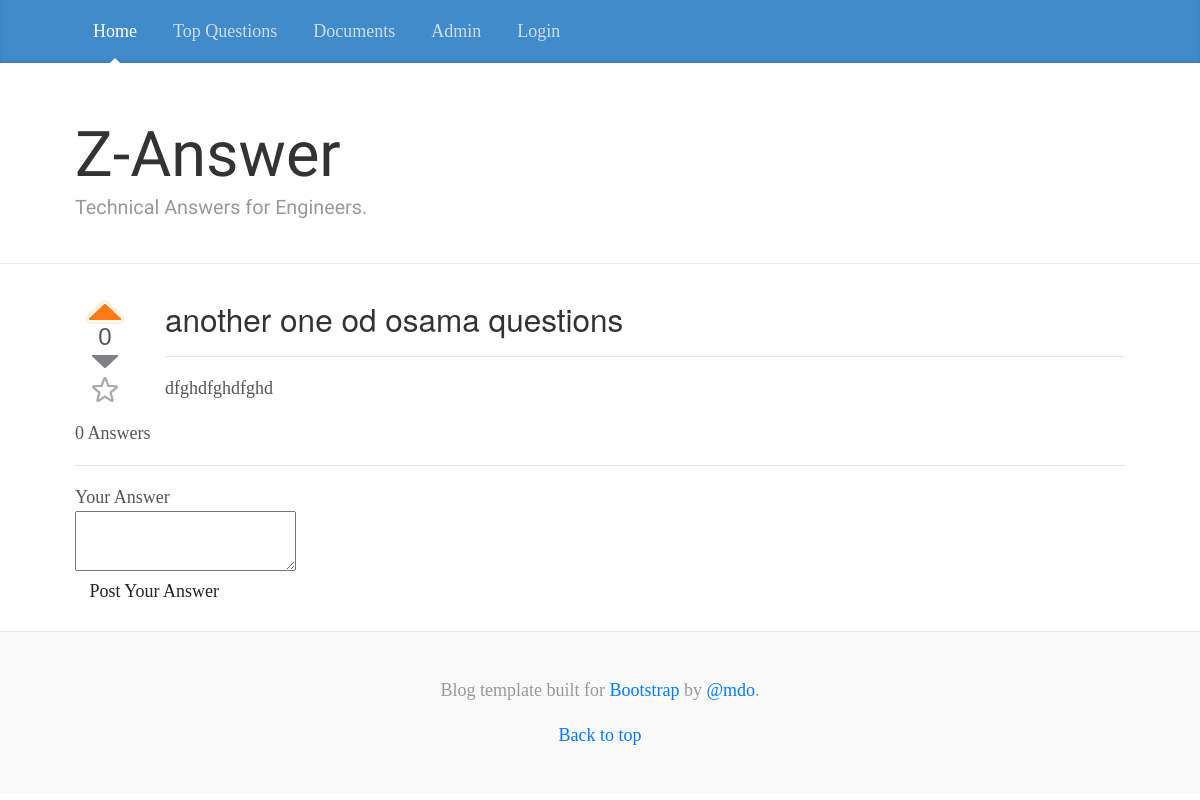
/question_answers/22/, run on the app's committed database.
### questions/models.py (models this page shows, shortened)
class Question(models.Model):
    question_title = models.CharField(max_length=200, default='')
    question_text = models.CharField(max_length=1000)
    views = models.IntegerField(default=0)
    votes = models.IntegerField(default=0)
    favorites = models.IntegerField(default=0)
    category = models.ForeignKey(Category, default=1)

### questions/views.py (the view)
# urls.py: url(r'^question_answers/(?P<question_id>[0-9]+)/$', views.question_answers, name='question_answers'),
def question_answers(request, question_id):
    logger.debug('question id = ' + question_id)
    question = Question.objects.get(pk=question_id)
    answers = QuestionAnswer.objects.filter(question=question)
    context = {
        'question': question,
        'answers': answers
    }
    return render(request, 'questions/question_answers.html', context)

### questions/templates/questions/question_answers.html (shortened to what this page needs)
<html>
    {% include 'questions/base.html' %}
    <link href="/static/upvote/jquery.upvote.css" rel="stylesheet">
    <body>
        <div class="section">
            <div class="container">
                <div class="row">
                    <div class="col-md-1">
                        <div id="topic" class="upvote">
                            <a class="upvote upvote-on"></a>
                            <span class="count">{{ question.votes }}</span>
                            <a class="downvote"></a>
                            <a class="star"></a>
                        </div>
                    </div>
                    <div class="col-md-11">
                        <h3>{{ question.question_title }}</h3>
                        <hr/>
                        <div>
                            {% autoescape off %}{{ question.question_text }} {% endautoescape %}
                        </div>
                    </div>
                </div>
                <div class="row">
                    <div class="col-md-12">
                        {{ answers.count }} Answers
                        <hr/>
                    </div>
                </div>
                <div class="row">
                    <div class="col-md-12">
                        Your Answer
                        <form role="form" action="{% url 'questions:add_question_answer' question.id %}" method="post">
                            <textarea name="questionAnswer" id="questionAnswer"></textarea>
                            <br/>
                            <button type="submit" class="btn btn-default" contenteditable="true">Post Your Answer</button>
                        </form>
                    </div>
                </div>
            </div>
        </div>
    {% include 'questions/footer.html' %}
</body>
</html>

### questions/static/css/blog.css (style rules this page uses)
@media (min-width: 48em) { html { font-size: 18px; } }
body { font-family: Georgia, "Times New Roman", Times, serif; color: #555; }
h1, .h1, h2, .h2, h3, .h3, h4, .h4, h5, .h5, h6, .h6 { font-family: "Helvetica Neue", Helvetica, Arial, sans-serif; font-weight: normal; color: #333; }
.container { max-width: 60rem; }

### data on the page
Question: votes "0", question_title "another one od osama questions", question_text "dfghdfghdfghd"

### other printed values
{{ answers.count }} "0"
